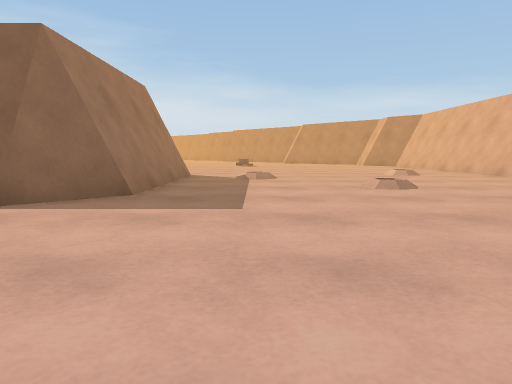
view 1 (above)

24 first-person views from a walk through a 3-D level made in the Unity game engine. The camera is 0.5 m above the floor, tilts 6° down and sees 70° across. The floor is counted in squares, 1 m on a side. Each view is taken from the middle of a square. On the plan, view 1 faces up. The plan holds only what a view shows up to about 9 squares ahead; the rest is blank. The place goes on beyond the plan. Surface patterns are stand-ins for the level's own textures.

view 2
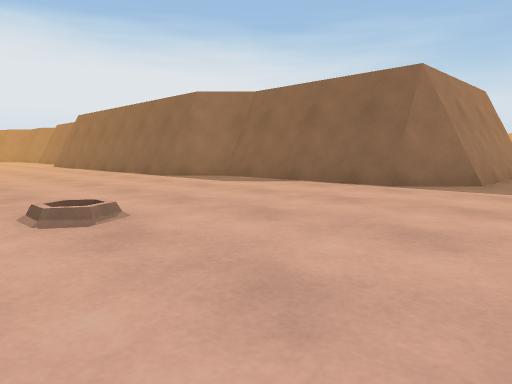

view 3
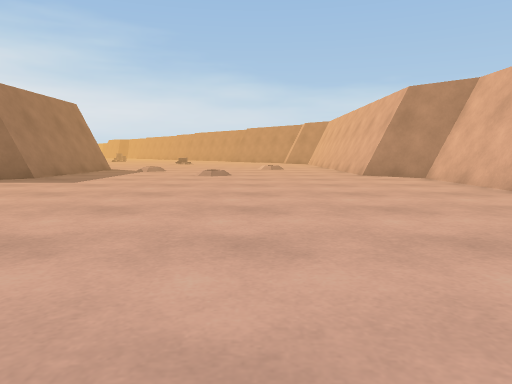

view 4
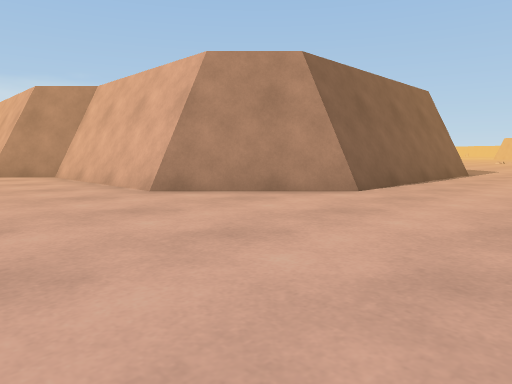

view 5
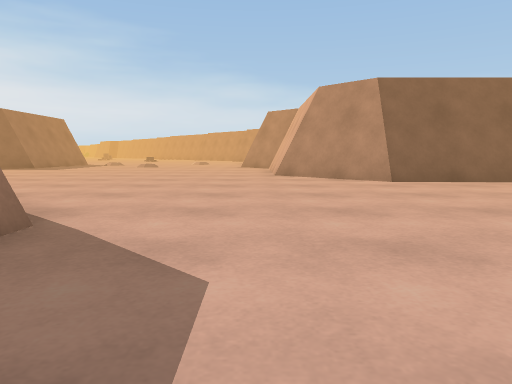

view 6
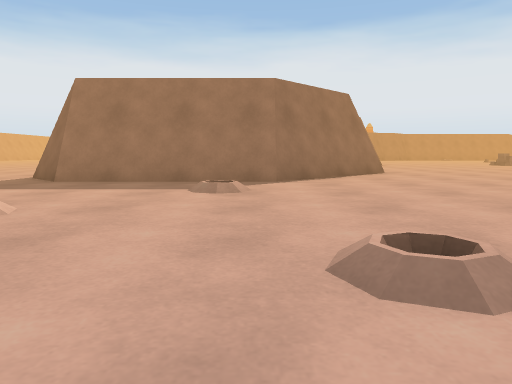

view 7
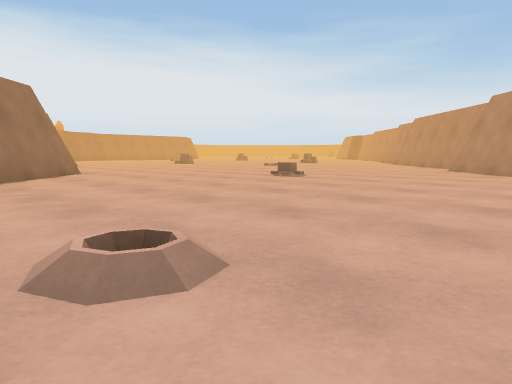

view 8
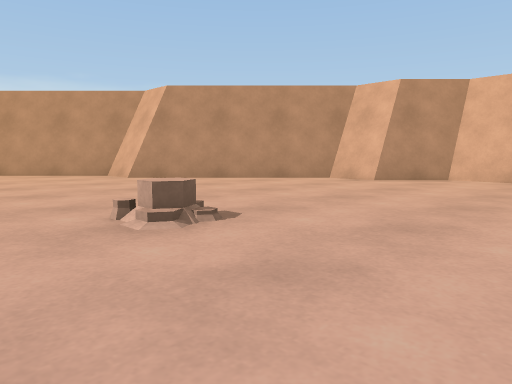

view 9
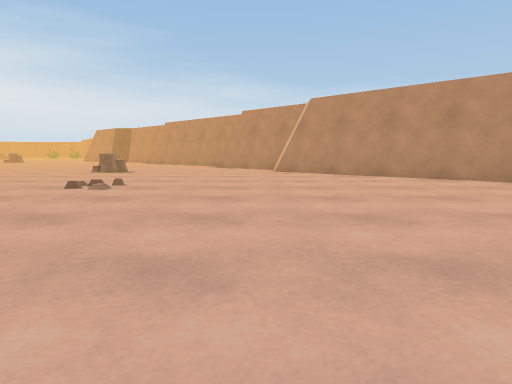

view 10
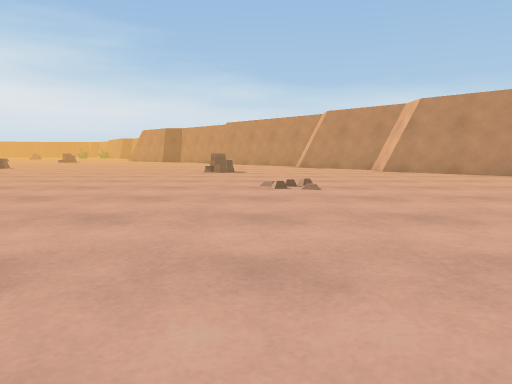

view 11
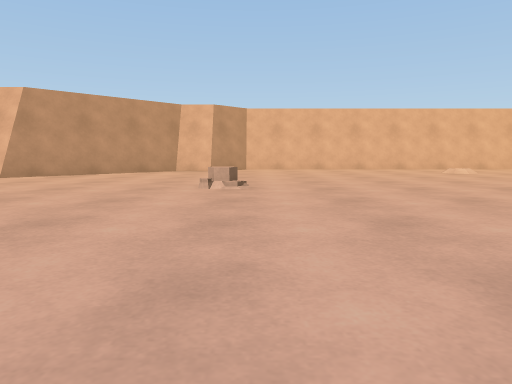

view 12
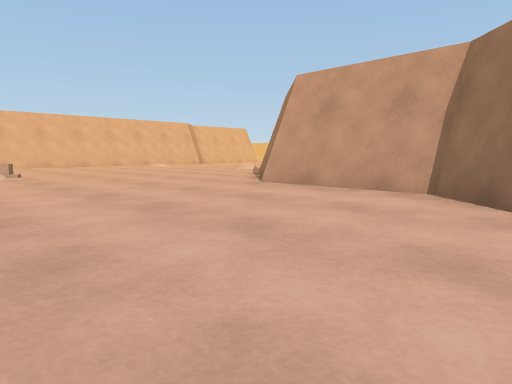

view 13
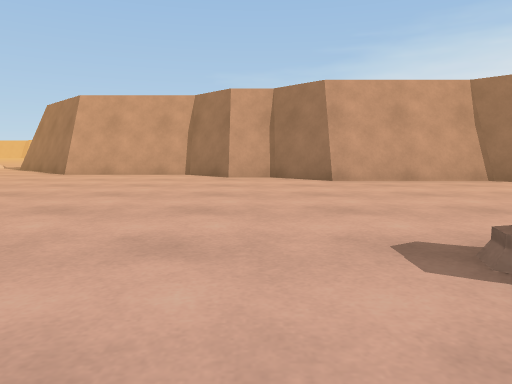

view 14
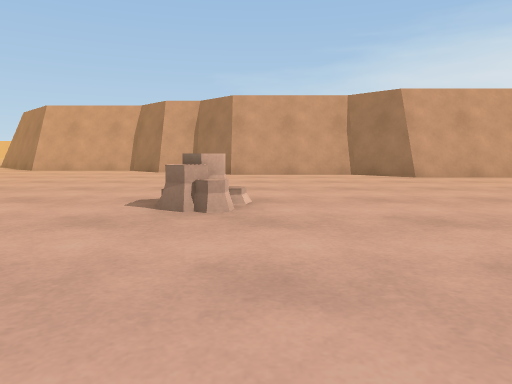

view 15
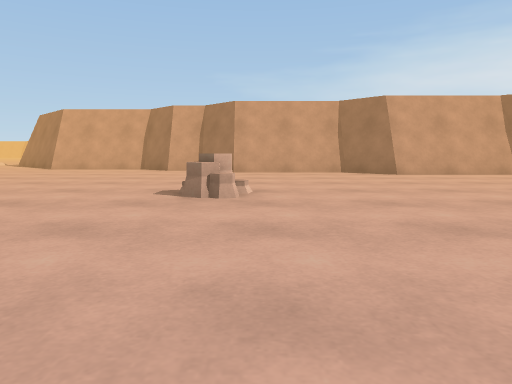

view 16
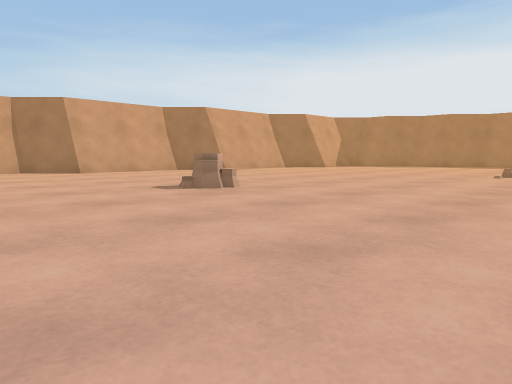

view 17
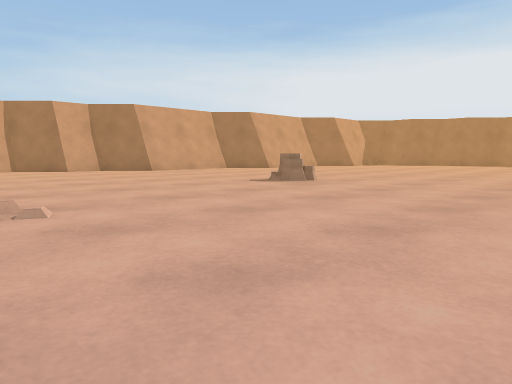

view 18
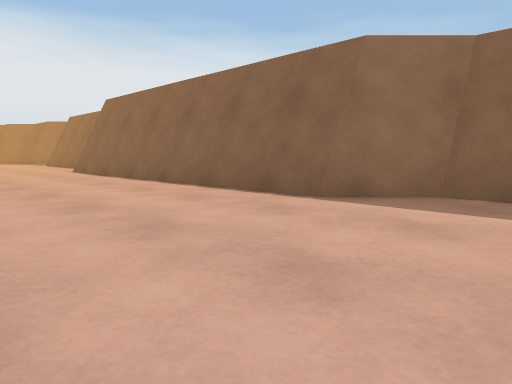

view 19
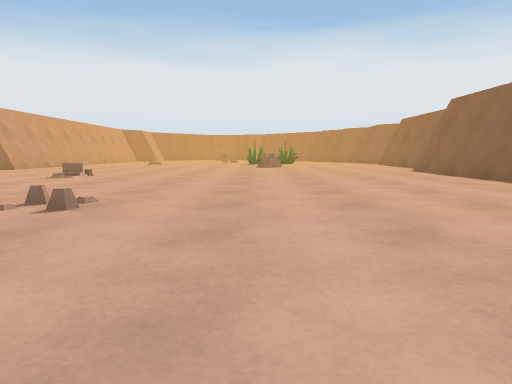

view 20
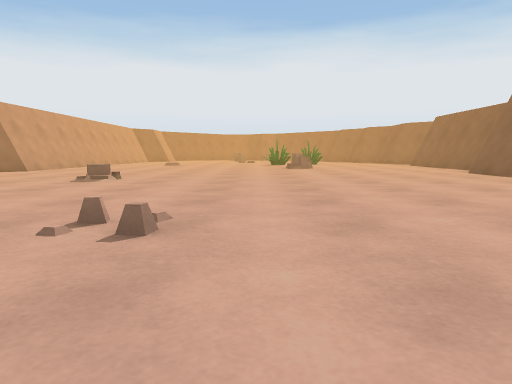

view 21
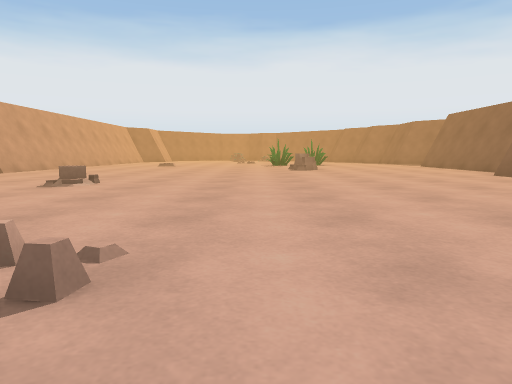

view 22
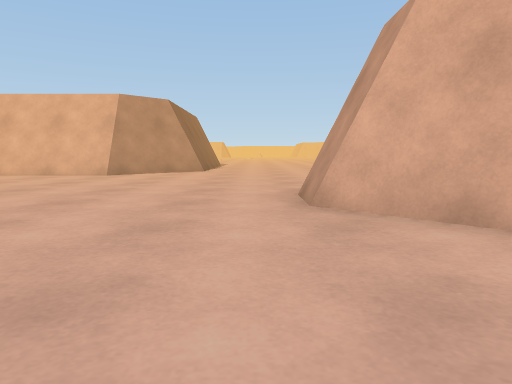

view 23
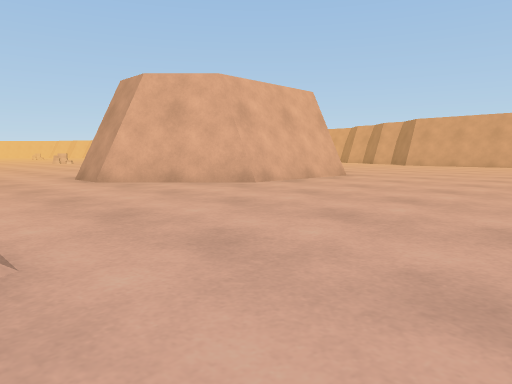

view 24
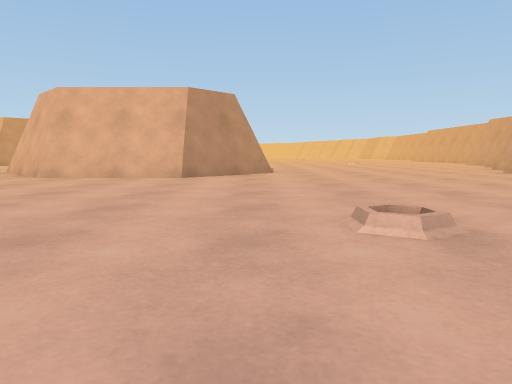

### Floor plan
Points are (right, up) in squares from view 1. A wall is a line through its corners. A room is listed if a view was taken in it or the views show most of it. See-through windows are left out.
Room 1 (views 1, 2, 3, 4, 5, 6, 7, 8, 9, 10, 11, 12, 13, 14, 15, 16, 17, 18, 19, 20, 21, 22, 23, 24)
walls: (-2.4, 3.8) (-6.5, 3.8); (-7.4, 2.8) (-14.1, 2.8); (-1.6, 8.4) (-1.6, 4.4); (1.4, -3.8) (2.5, -3.8); (5.6, 5.5) (5.6, 6.1); (6.8, 0.4) (6.8, 4.3) (5.7, 5.3) (5.7, 6.1); (-7.5, 11) (-4.4, 11); (-7.5, 11.2) (-4.4, 11.2) (-1.8, 8.6) (-1.8, 4.3) (-2.5, 3.6) (-6.4, 3.6) (-7.5, 2.5) (-15.4, 2.5); (5.6, 7.9) (5.6, 9.1); (5.7, 8.1) (5.7, 9.1); (-0.1, -8.5) (-0.1, -5.5); (-14.3, 2.8) (-15.1, 2.8); (-9.5, 12.2) (-8.5, 12.2) (-7.3, 11); (1.1, -10) (-0.3, -8.5) (-0.3, -5.5) (1.6, -3.6); (9.5, -1.2) (8.4, -1.2); (9.5, -1.5) (8.5, -1.5) (6.5, 0.5) (6.5, 4.5); (-10.5, 13.3) (-9.3, 12) (-8.4, 12); (5.6, 13.2) (5.6, 14.4); (5.7, 13.4) (5.7, 14.2) (4.6, 15.3) (4.6, 16.3) (1.7, 19.3); (4.8, 15.2) (4.8, 16.4); (1.8, 19.2) (1.8, 20.1); (-16.5, 14.1) (-14.4, 14.1) (-13.4, 13) (-10.4, 13); (1.7, 20.3) (-1.2, 23.1)
low walls: (1.6, -3.6) (2.4, -3.6); (4.4, -5.4) (4.4, -5.9); (-13.5, 13.3) (-10.5, 13.3); (1.7, 19.3) (1.7, 20.3); (-16.5, 14.2) (-14.2, 14.2)
objects: other object (-16, 22); rock (-13, -6); rock (-11, 18) to (-10, 19); rock (-8, -4); rock (-1, 14) to (0, 15)

Where each view was taken, in squares from view 1:
view 1: 0 up, 0 right, facing up
view 2: 2 down, 0 right, facing up-left
view 3: 3 down, 3 right, facing up
view 4: 4 down, 4 right, facing up-right
view 5: 8 down, 6 right, facing up
view 6: 8 up, 5 right, facing left
view 7: 8 up, 5 right, facing up-left
view 8: 12 up, 2 left, facing up-right
view 9: 14 up, 3 left, facing up
view 10: 14 up, 6 left, facing up
view 11: 14 up, 6 left, facing right
view 12: 16 up, 9 left, facing down-right
view 13: 20 up, 9 left, facing down
view 14: 22 up, 11 left, facing down
view 15: 23 up, 11 left, facing down
view 16: 23 up, 7 left, facing down-left
view 17: 23 up, 5 left, facing down-left
view 18: 1 down, 5 left, facing up-left
view 19: 2 down, 5 left, facing left
view 20: 3 down, 6 left, facing left
view 21: 3 down, 7 left, facing left
view 22: 3 down, 2 left, facing right
view 23: 1 down, 5 left, facing down-right
view 24: 10 down, 8 left, facing right
